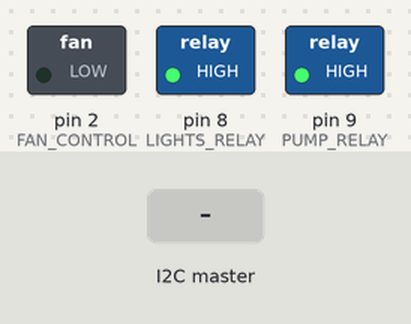
A sketch run on a simulated Arduino Uno, built with avr-gcc and run on an emulated ATmega328P. On the bench: switched loads named in the sketch (green lamp = pin HIGH). The test bench sets the inputs (shaded band). What the sketch prints to the serial monitor is not drawn.

Above: at 1.2 s.
1.3 s: the I2C master sends the byte 1
At 15.5 s:
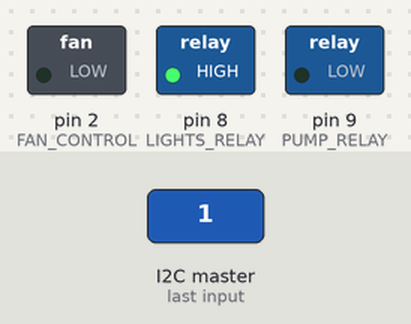
Timing chart, 0 to 46.5 s (numbered marks = the images above; inputs shaded):
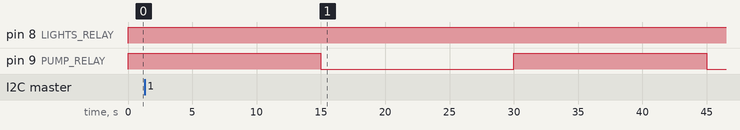

The sketch:

actuator_node.ino
```cpp
#include <TaskScheduler.h>
#include <Wire.h>

#define LIGHTS_RELAY 8
#define PUMP_RELAY 9
#define SUB_PUMP 7
#define ACTUATOR_ADDRESS 6
#define FAN_CONTROL 2


void pumpCallback();
void lightsCallback();
void fanCallback();

//global variables

bool lights_state = false;
bool pump_state = false;
float t[2]={};

Task t_pump(15000, TASK_FOREVER, &pumpCallback);
Task t_lights(12000000, TASK_FOREVER, &lightsCallback);

Scheduler runner;

void setup() {
  Wire.begin(ACTUATOR_ADDRESS);                // join i2c bus with address #8
  Wire.onReceive(receiveEvent); // register event
  Serial.begin(9600);           // start serial for output

   pinMode(LIGHTS_RELAY, OUTPUT);
  pinMode(PUMP_RELAY, OUTPUT);

   runner.init();
  Serial.println("Scheduler started");
  //ADD THE TASKS
  runner.addTask(t_pump);
  runner.addTask(t_lights);

  t_pump.enable();
  t_lights.enable();

  Wire.onReceive(receiveEvent);
}

void loop() {
  //delay(100);
  runner.execute();
}

void pumpCallback() {
  //this function controls diaphragm pump, turning it on/off
  // at a predefined interval
  //Serial.println("test");
      if (pump_state == false) {
        digitalWrite(PUMP_RELAY, HIGH);
      pump_state = true;
    } else {
      pump_state = false;
      digitalWrite(PUMP_RELAY, LOW);

    }
}


void receiveEvent(int howMany) {
  //this function also acts as the message handler for the I2C communication
  int i;
  while (Wire.available()) {
  t[i]= Wire.read();    // receive byte as an integer
  i=i+1;
  }
  //message for the temp controller
  if(t[0] == 1){
    int x= t[1];
    analogWrite(FAN_CONTROL, x);
  }
  //message for the EC controller
  else if(t[0] == 2){
    int y =t[1];
    digitalWrite(SUB_PUMP, HIGH);

  }
}

void lightsCallback() {
  //this function controls the LED lights
  //turning it on and off at a predefined interval to mimic sun light
  Serial.println("light call back function");
      if (lights_state == false) {
        digitalWrite(LIGHTS_RELAY, HIGH);
      lights_state = true;
    } else {
      lights_state = false;
      digitalWrite(LIGHTS_RELAY, LOW);
    }
}
```
